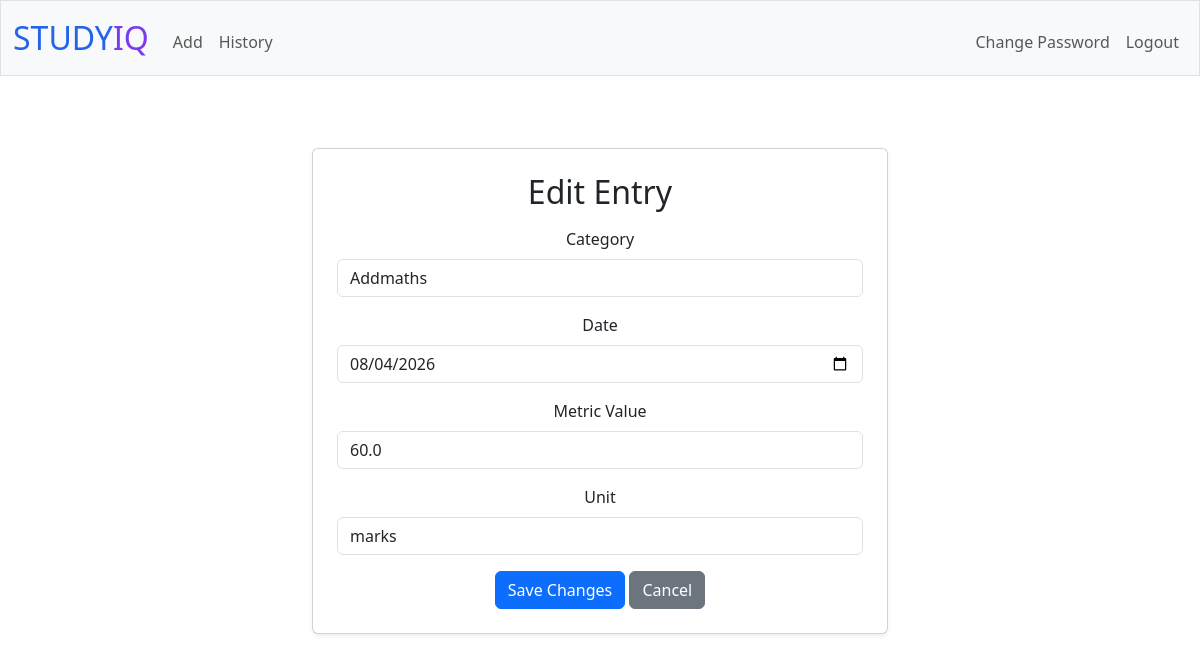
The app's page /edit/5 (signed in) with its own data.
### tables this page shows
CREATE TABLE entries (id INTEGER PRIMARY KEY AUTOINCREMENT, user_id INTEGER NOT NULL, category TEXT NOT NULL, metric_value REAL NOT NULL, date TEXT NOT NULL, unit TEXT, FOREIGN KEY(user_id) REFERENCES users(id));

### app.py (the view)
@app.route("/edit/<int:id>", methods=["POST", "GET"])
@login_required
def edit(id):
    user_id = session["user_id"]
    if request.method == "POST":
        category = request.form.get("category")
        date = request.form.get("date")
        metric_value = request.form.get("metric_value")
        unit = request.form.get("unit")
        db.execute("UPDATE entries SET category=?, date=?, metric_value=?, unit=? WHERE id=? AND user_id=?", category, date, metric_value, unit, id, user_id)
        return redirect("/")
    else:
        entries = db.execute("SELECT * FROM entries WHERE id=? AND user_id=?", id, user_id)
        if not entries:
            return apology("Entry not found", 403)
        entry = entries[0]
        return render_template("edit.html", entry=entry)

### app.py (called while the page is built)
@app.after_request
def after_request(response):
    response.headers["Cache-Control"] = "no-cache, no-store, must-revalidate"
    response.headers["Expires"] = 0
    response.headers["Pragma"] = "no-cache"
    return response

### helpers.py (called while the page is built)
def login_required(f):
    @wraps(f)
    def decorated_function(*args, **kwargs):
        if session.get("user_id") is None:
            return redirect("/login")
        return f(*args, **kwargs)
    return decorated_function

### templates/edit.html (shortened to what this page needs)
{% extends "layout.html" %}
{% block main %}
    <div class="container mt-4" style="max-width: 600px">
        <div class="card shadow-sm p-4">
            <h2 class="mb-3">Edit Entry</h2>
            <form action="/edit/{{ entry.id }}" method="post">
                <div class="mb-3">
                    <label for="category" class="form-label">Category</label>
                    <input autocomplete="off" class="form-control" type="text" id="category" name="category" value="{{ entry.category }}">
                </div>
                <div class="mb-3">
                    <label for="date" class="form-label">Date</label>
                    <input autocomplete="off" class="form-control" type="date" name="date" id="date" value="{{ entry.date }}">
                </div>
                <div class="mb-3">
                    <label for="metric_value" class="form-label">Metric Value</label>
                    <input autocomplete="off" class="form-control" type="number" step="any" name="metric_value" id="metric_value" value="{{ entry.metric_value }}"></input>
                </div>
                <div class="mb-3">
                    <label for="unit" class="form-label">Unit</label>
                    <input autocomplete="off" class="form-control" type="text" name="unit" id="unit" value="{{ entry.unit }}">
                </div>
                <button class="btn btn-primary" type="submit">Save Changes</button>
                <a href="/history" class="btn btn-secondary">Cancel</a>
            </form>
        </div>
    </div>
{% endblock %}

### static/style.css (style rules this page uses)
.card { transition: transform 0.2s ease, box-shadow 0.2s ease; }

### records on screen
entries: category "Addmaths", date "08/04/2026", metric_value "60.0", unit "marks"
